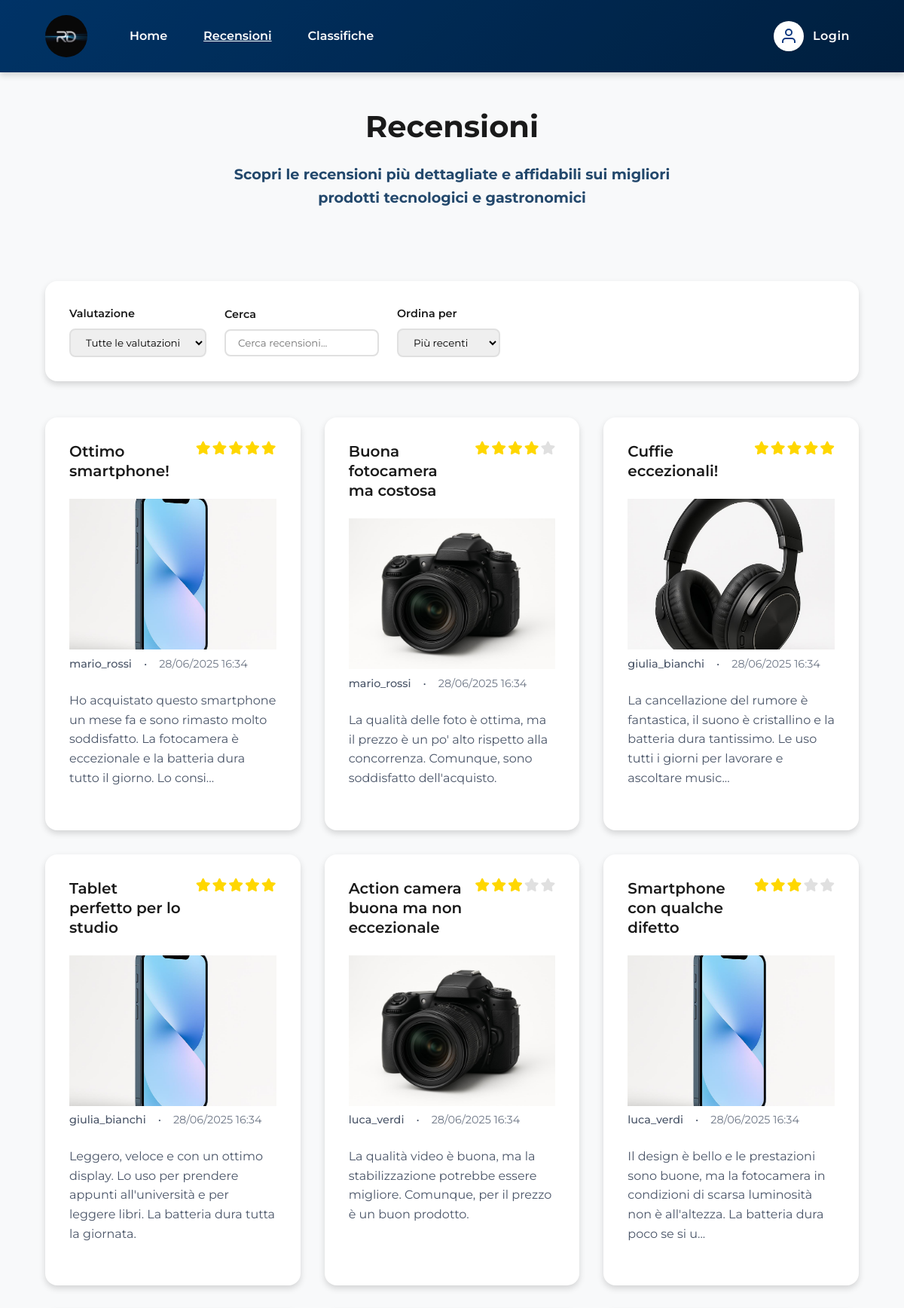
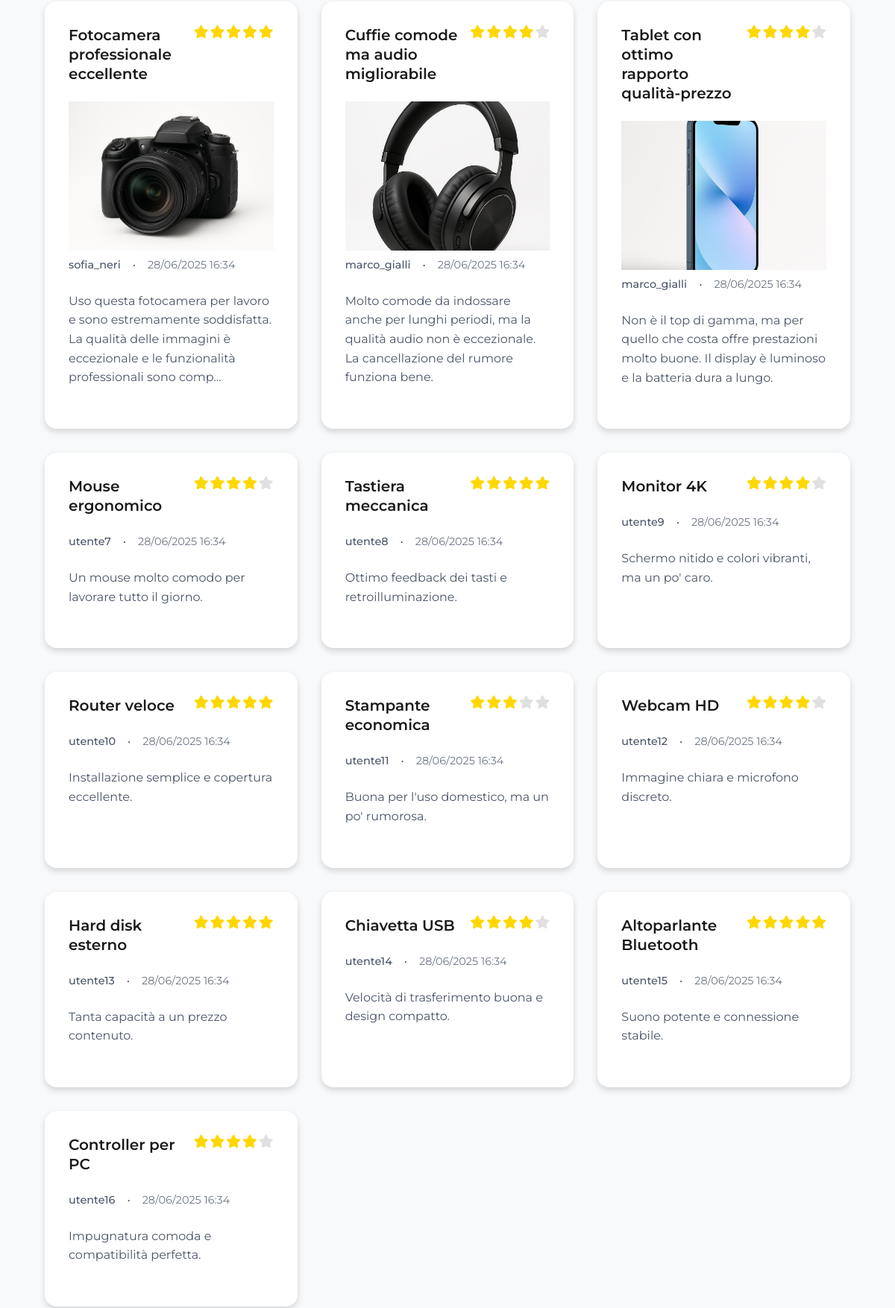
The app's page /php/recensioni.php (upper part) with its own data (2 pictures, top to bottom).
### tables this page shows
CREATE TABLE reviews (
    id INT AUTO_INCREMENT PRIMARY KEY,
    user_id INT NOT NULL,
    title VARCHAR(255) NOT NULL,
    content TEXT NOT NULL,
    rating INT NOT NULL,
    product_name VARCHAR(60) NOT NULL,
    product_image VARCHAR(255),       
    created_at TIMESTAMP NOT NULL DEFAULT CURRENT_TIMESTAMP,
    updated_at TIMESTAMP NULL DEFAULT NULL,
    deleted_at TIMESTAMP NULL DEFAULT NULL,             
    FOREIGN KEY (user_id) REFERENCES utenti(id),
    CHECK (rating BETWEEN 1 AND 5)
);

CREATE TABLE utenti (
    id INT AUTO_INCREMENT PRIMARY KEY,
    username VARCHAR(50) NOT NULL UNIQUE,
    email VARCHAR(100) NOT NULL UNIQUE,
    password VARCHAR(255) NOT NULL,   
    nome VARCHAR(50) NOT NULL,        
    cognome VARCHAR(50) NOT NULL,     
    profile_photo VARCHAR(255),       
    birth_day INT,                    
    birth_month INT,                  
    birth_year INT,                   
    role VARCHAR(20) DEFAULT 'user',  
    remember_token VARCHAR(255),      
    created_at TIMESTAMP NOT NULL DEFAULT CURRENT_TIMESTAMP,    
    updated_at TIMESTAMP NULL DEFAULT NULL,             
    deleted_at TIMESTAMP NULL DEFAULT NULL              
);

### php/recensioni.php (the view, shortened to what this page needs)
<?php
require_once 'database.php';
$header = file_get_contents("../static/header.html");
$footer = file_get_contents("../static/footer.html");
$DOM = file_get_contents("../static/recensioni.html");
$cssBase = dirname($_SERVER['PHP_SELF']) === '/' ? 'css/' : '../css/';
$DOM = str_replace("../css/style.css", $cssBase . 'style.css', $DOM);
$DOM = str_replace("../css/pages.css", $cssBase . 'pages.css', $DOM);
$DOM = str_replace("", $header, $DOM);
$DOM = str_replace("", $footer, $DOM);
$contenutoLogin = "";
$headerLoginHtml = "";
if (!SessionManager::isLoggedIn()) {
  $contenutoLogin = "";
  $headerLoginHtml = "<a href='login.php' class='login-link' aria-label='Login - Accedi al tuo account'>
                        <div class='user-icon-bg'>
                          <svg width='24' height='24' viewBox='0 0 24 24' fill='none' stroke='currentColor' stroke-width='2' id='user-icon'>
                            <path d='M20 21v-2a4 4 0 0 0-4-4H8a4 4 0 0 0-4 4v2'></path>
                            <circle cx='12' cy='7' r='4'></circle>
                          </svg>
                        </div>
                        <span class='login-text'>Login</span>
                      </a>";
  }
$DOM = str_replace("", $contenutoLogin, $DOM);
$DOM = str_replace("", $headerLoginHtml, $DOM);
$reviewManager = new ReviewManager();
$result = $reviewManager->getAllReviews(1, 20);
$reviewsHtml = '';
if ($result !== false) {
    foreach ($result['reviews'] as $review) {
        $stars = Utils::generateStars($review['rating']);
        $excerpt = strlen($review['content']) > 150 ? substr($review['content'], 0, 150) . '...' : $review['content'];
        $date = Utils::formatDate($review['created_at']);
        $altProduct = htmlspecialchars($review['product_name']);
        $img = $review['product_image'] ? "<img src='../{$review['product_image']}' alt='{$altProduct}' class='review-image'>" : '';
        $title = htmlspecialchars($review['title']);
        $user = htmlspecialchars($review['username']);
        $reviewsHtml .= "<a href='recensione.php?id={$review['id']}' class='review-card' data-rating='{$review['rating']}'>" .
                        "<div class='review-content'>" .
                        "<div class='review-header'><h3 class='review-title'>{$title}</h3>" .
                        "<div class='review-rating' aria-label='Valutazione {$review['rating']} su 5'>{$stars}</div></div>" .
                        $img .
                        "<div class='review-meta'><span class='review-author'>{$user}</span><span>•</span><span class='review-date'>{$date}</span></div>" .
                        "<p class='review-excerpt'>" . htmlspecialchars($excerpt) . "</p>" .
                        "</div></a>";
    }
}
$DOM = str_replace('', $reviewsHtml, $DOM);
echo $DOM;
?>

### php/database.php (shortened to what this page needs)
<?php
class DatabaseConfig {
    private static $host = 'mysql2.sqlpub.com';
    private static $port = '3307';
    private static $dbname = 'databaserecensione';
    private static $username = 'testnalan';
    private static $password = 'l5jKAzMduE6bgAWH';
    public static function getConnection() {
        try {
            $dsn = "mysql:host=" . self::$host;
            if (!empty(self::$port)) {
                $dsn .= ";port=" . self::$port;
            }
            $dsn .= ";dbname=" . self::$dbname . ";charset=utf8mb4";
            $options = [
                PDO::ATTR_ERRMODE => PDO::ERRMODE_EXCEPTION,
                PDO::ATTR_DEFAULT_FETCH_MODE => PDO::FETCH_ASSOC,
                PDO::ATTR_EMULATE_PREPARES => false
            ];
            $pdo = new PDO($dsn, self::$username, self::$password, $options);
            return $pdo;
        } catch (PDOException $e) {
            error_log("Errore connessione database: " . $e->getMessage());
            throw new Exception("Errore di connessione al database");
        }
    }
}
class ReviewManager {
    private $db;
    public function __construct() {
        $this->db = DatabaseConfig::getConnection();
    }
    public function getAllReviews($page = 1, $limit = 10) {
        try {
            $offset = ($page - 1) * $limit;
            $stmt = $this->db->prepare("SELECT r.id, r.title, r.content, r.rating, r.product_name, r.product_image, r.created_at, r.updated_at, u.username FROM reviews r JOIN utenti u ON r.user_id = u.id WHERE r.deleted_at IS NULL ORDER BY r.created_at DESC LIMIT ? OFFSET ?");
            $stmt->execute([$limit, $offset]);
            $reviews = $stmt->fetchAll();
            $count = $this->db->query("SELECT COUNT(*) as total FROM reviews WHERE deleted_at IS NULL")->fetch()['total'];
            return ['reviews' => $reviews, 'total' => $count, 'page' => $page, 'limit' => $limit, 'total_pages' => ceil($count / $limit)];
        } catch (PDOException $e) {
            error_log('Errore getAllReviews: ' . $e->getMessage());
            return false;
        }
    }
}
class Utils {
    public static function formatDate($date, $format = 'd/m/Y H:i') {
        return date($format, strtotime($date));
    }
    public static function generateStars($rating) {
        $stars = '';
        for ($i = 1; $i <= 5; $i++) {
            if ($i <= $rating) {
                $stars .= '<i class="fas fa-star star"></i>';
            } else {
                $stars .= '<i class="fas fa-star star empty"></i>';
            }
        }
        return $stars;
    }
}
class SessionManager {
    public static function isLoggedIn() {
        return isset($_SESSION['user_id']) && !empty($_SESSION['user_id']);
    }
}
?>

### css/style.css (style rules this page uses)
:root { --primary-agid: #0050A0; --secondary-agid: #004C99; --accent-agid: #0c355d; --success-agid: #388E3C; --info-agid: #1B558E; --warning-agid: #E65100; --danger-agid: #B71C1C; --nav-gradient-agid: linear-gradient(135deg, #004080, #002F5D); --text-primary: #1A1A1A; --text-secondary: #4A5568; --text-light: #FFFFFF; --background: #F8F9FA; --surface: #FFFFFF; --border: #E0E0E0; --shadow-sm: 0 1px 2px rgba(0, 0, 0, 0.1); --shadow-md: 0 4px 8px rgba(0, 0, 0, 0.15); --shadow-lg: 0 8px 16px rgba(0, 0, 0, 0.2); --transition: all 0.3s cubic-bezier(0.4, 0, 0.2, 1); --spacing-xs: 0.5rem; --spacing-sm: 1rem; --spacing-md: 1.5rem; --spacing-lg: 2rem; --spacing-xl: 3rem; --radius-sm: 0.5rem; --radius-md: 0.75rem; --radius-lg: 1rem; --radius-xl: 1.5rem; --nav-gradient-hover: linear-gradient(135deg, #0052A3 0%, #004080 50%, #002952 100%); --sidebar-width: 17.5rem; --header-height: 5rem; }
html { font-size: 100%; }
* { margin: 0; padding: 0; box-sizing: border-box; }
body { font-family: Montserrat, sans-serif; background-color: var(--background); color: var(--text-primary); line-height: 1.6; font-size: 1rem; }
main { min-height: 100vh; }
h1, h2, h3, h4, h5, h6 { color: var(--text-primary); font-weight: 700; line-height: 1.2; margin-bottom: var(--spacing-sm); }
h1 { font-size: 2.5rem; }
h3 { font-size: 1.5rem; }
a { color: var(--primary-agid); text-decoration: none; transition: var(--transition); }
header { position: sticky; top: 0; left: 0; right: 0; background: linear-gradient(135deg, #004080, #00264D); padding: 1rem 0; box-shadow: 0 4px 8px rgba(0, 0, 0, 0.15); z-index: 1000; transition: all 0.3s ease; }
header::before { content: ''; position: absolute; inset: 0; background: rgba(0, 0, 0, 0.2); z-index: -1; }
nav { width: 90%; margin: 0 auto; display: flex; justify-content: space-between; position: relative; }
.nav-container { display: flex; align-items: center; gap: 3rem; flex: 1; }
.logo-link { display: flex; align-items: center; text-decoration: none; transition: var(--transition); }
.logo { height: 3.5rem; width: auto; border-radius: 50%; filter: brightness(1.1); }
.nav-links { list-style: none; display: flex; gap: 2rem; margin: 0; padding: 0; }
.nav-links li { position: relative; }
.nav-links li a, .nav-link-item { color: var(--text-light) !important; text-decoration: none; font-weight: 600; font-size: 1rem; padding: 0.5rem 0.5rem; border-radius: 0.5rem; transition: var(--transition); cursor: pointer; display: block; position: relative; overflow: hidden; }
.nav-links li a::before, .nav-links li span::before, .nav-link-item::before { position: absolute; top: 0; left: -100%; width: 100%; height: 100%; background: rgb(0 0 0 / 20%); transition: var(--transition); z-index: -1; }
.nav-links a[aria-current="page"], .logo-link[aria-current="page"], .user-menu-panel a[aria-current="page"] { pointer-events: none; cursor: default; text-decoration: underline; }
.login-container { display: flex; align-items: center; }
.login-link { display: flex; align-items: center; gap: 0.75rem; text-decoration: none; color: var(--text-light); padding: 0.75rem; border-radius: 0.75rem; transition: var(--transition); font-weight: 600; }
.user-icon-bg { background: var(--text-light); border-radius: 50%; width: 2.5rem; height: 2.5rem; display: flex; justify-content: center; align-items: center; transition: var(--transition); box-shadow: var(--shadow-sm); }
#user-icon { width: 1.5rem; height: 1.5rem; filter: brightness(0) saturate(100%) invert(13%) sepia(100%) saturate(2000%) hue-rotate(210deg) brightness(95%) contrast(95%); }
.login-text { font-size: 1rem; font-weight: 600; letter-spacing: 0.0312rem; color: #FFFFFF !important; }

### records on screen
reviews: title "Ottimo smartphone!", rating 5 (drawn), product_image (picture), user.username "mario_rossi", created_at "28/06/2025 16:34", content "Ho acquistato questo smartphone un mese fa e sono rimasto molto soddisfatto. La fotocamera è eccezionale e la batteria dura tutto il giorno. Lo consi..."
reviews: title "Buona fotocamera ma costosa", rating 4 (drawn), product_image (picture), user.username "mario_rossi", created_at "28/06/2025 16:34", content "La qualità delle foto è ottima, ma il prezzo è un po' alto rispetto alla concorrenza. Comunque, sono soddisfatto dell'acquisto."
reviews: title "Cuffie eccezionali!", rating 5 (drawn), product_image (picture), user.username "giulia_bianchi", created_at "28/06/2025 16:34", content "La cancellazione del rumore è fantastica, il suono è cristallino e la batteria dura tantissimo. Le uso tutti i giorni per lavorare e ascoltare music..."
reviews: title "Tablet perfetto per lo studio", rating 5 (drawn), product_image (picture), user.username "giulia_bianchi", created_at "28/06/2025 16:34", content "Leggero, veloce e con un ottimo display. Lo uso per prendere appunti all'università e per leggere libri. La batteria dura tutta la giornata."
reviews: title "Action camera buona ma non eccezionale", rating 3 (drawn), product_image (picture), user.username "luca_verdi", created_at "28/06/2025 16:34", content "La qualità video è buona, ma la stabilizzazione potrebbe essere migliore. Comunque, per il prezzo è un buon prodotto."
reviews: title "Smartphone con qualche difetto", rating 3 (drawn), product_image (picture), user.username "luca_verdi", created_at "28/06/2025 16:34", content "Il design è bello e le prestazioni sono buone, ma la fotocamera in condizioni di scarsa luminosità non è all'altezza. La batteria dura poco se si u..."
reviews: title "Fotocamera professionale eccellente", rating 5 (drawn), product_image (picture), user.username "sofia_neri", created_at "28/06/2025 16:34", content "Uso questa fotocamera per lavoro e sono estremamente soddisfatta. La qualità delle immagini è eccezionale e le funzionalità professionali sono comp..."
reviews: title "Cuffie comode ma audio migliorabile", rating 4 (drawn), product_image (picture), user.username "marco_gialli", created_at "28/06/2025 16:34", content "Molto comode da indossare anche per lunghi periodi, ma la qualità audio non è eccezionale. La cancellazione del rumore funziona bene."
reviews: title "Tablet con ottimo rapporto qualità-prezzo", rating 4 (drawn), product_image (picture), user.username "marco_gialli", created_at "28/06/2025 16:34", content "Non è il top di gamma, ma per quello che costa offre prestazioni molto buone. Il display è luminoso e la batteria dura a lungo."
reviews: title "Mouse ergonomico", rating 4 (drawn), user.username "utente7", created_at "28/06/2025 16:34", content "Un mouse molto comodo per lavorare tutto il giorno."
reviews: title "Tastiera meccanica", rating 5 (drawn), user.username "utente8", created_at "28/06/2025 16:34", content "Ottimo feedback dei tasti e retroilluminazione."
reviews: title "Monitor 4K", rating 4 (drawn), user.username "utente9", created_at "28/06/2025 16:34", content "Schermo nitido e colori vibranti, ma un po' caro."
reviews: title "Router veloce", rating 5 (drawn), user.username "utente10", created_at "28/06/2025 16:34", content "Installazione semplice e copertura eccellente."
reviews: title "Stampante economica", rating 3 (drawn), user.username "utente11", created_at "28/06/2025 16:34", content "Buona per l'uso domestico, ma un po' rumorosa."
reviews: title "Webcam HD", rating 4 (drawn), user.username "utente12", created_at "28/06/2025 16:34", content "Immagine chiara e microfono discreto."
reviews: title "Hard disk esterno", rating 5 (drawn), user.username "utente13", created_at "28/06/2025 16:34", content "Tanta capacità a un prezzo contenuto."
reviews: title "Chiavetta USB", rating 4 (drawn), user.username "utente14", created_at "28/06/2025 16:34", content "Velocità di trasferimento buona e design compatto."
reviews: title "Altoparlante Bluetooth", rating 5 (drawn), user.username "utente15", created_at "28/06/2025 16:34", content "Suono potente e connessione stabile."
reviews: title "Controller per PC", rating 4 (drawn), user.username "utente16", created_at "28/06/2025 16:34", content "Impugnatura comoda e compatibilità perfetta."
